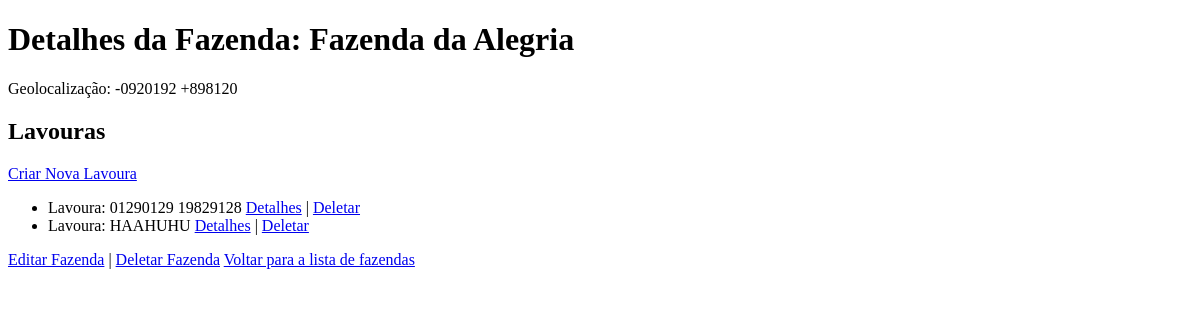
Page /farms/2/ on the earlier database version.
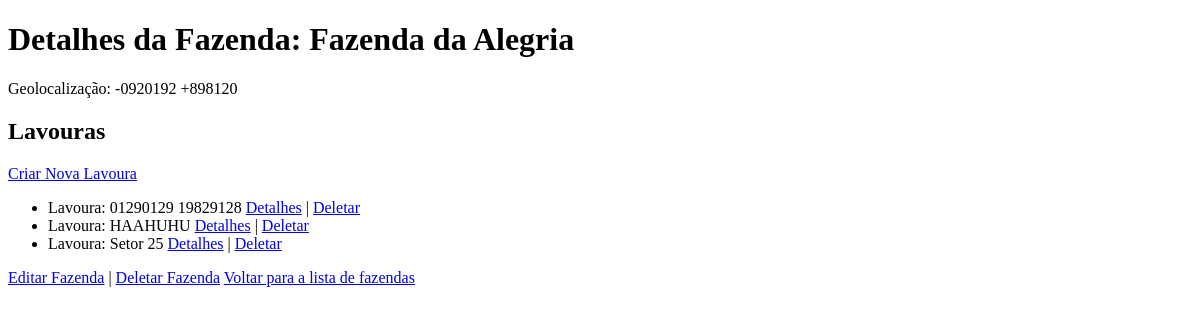
Same page on the later database version.
### app1/models.py (models this page shows)
class Harvest(models.Model):
    localization = models.CharField(max_length=100)
    farm = models.ForeignKey(Farm,
                               null=False,
                               on_delete=models.CASCADE,
                               related_name='harvests',
                               )

### app1/views.py (the view)
# urls.py: path('farms/<int:pk>/', views.farm_detail, name='farm_detail'),
def farm_detail(request, pk):
    farm = get_object_or_404(Farm, pk=pk)
    return render(request, 'app1/farm_detail.html', {'farm': farm})

### Templates/app1/farm_detail.html (shortened to what this page needs)
<!DOCTYPE html>
<html lang="en">
<head>
</head>
<body>
    <h1>Detalhes da Fazenda: {{ farm.name }}</h1>
    <p>Geolocalização: {{ farm.geolocalization }}</p>
    <h2>Lavouras</h2>
    <a href="{% url 'app1:harvest_create' farm.pk %}">Criar Nova Lavoura</a>
    <ul>
        {% for harvest in farm.harvests.all %}
            <li>
                Lavoura: {{ harvest.localization }}
                <a href="{% url 'app1:harvest_detail' farm.pk harvest.pk %}">Detalhes</a> |
                <a href="{% url 'app1:harvest_delete' farm.pk harvest.pk %}">Deletar</a>
            </li>
        {% empty %}
            <li>Nenhuma lavoura cadastrada nesta fazenda.</li>
        {% endfor %}
    </ul>
    <a href="{% url 'app1:farm_edit' farm.pk %}">Editar Fazenda</a> |
    <a href="{% url 'app1:farm_delete' farm.pk %}">Deletar Fazenda</a>
    <a href="{% url 'app1:farm_list' %}">Voltar para a lista de fazendas</a>
</body>
</html>

Differences in the rows shown:
added Harvest: localization "Setor 25"
